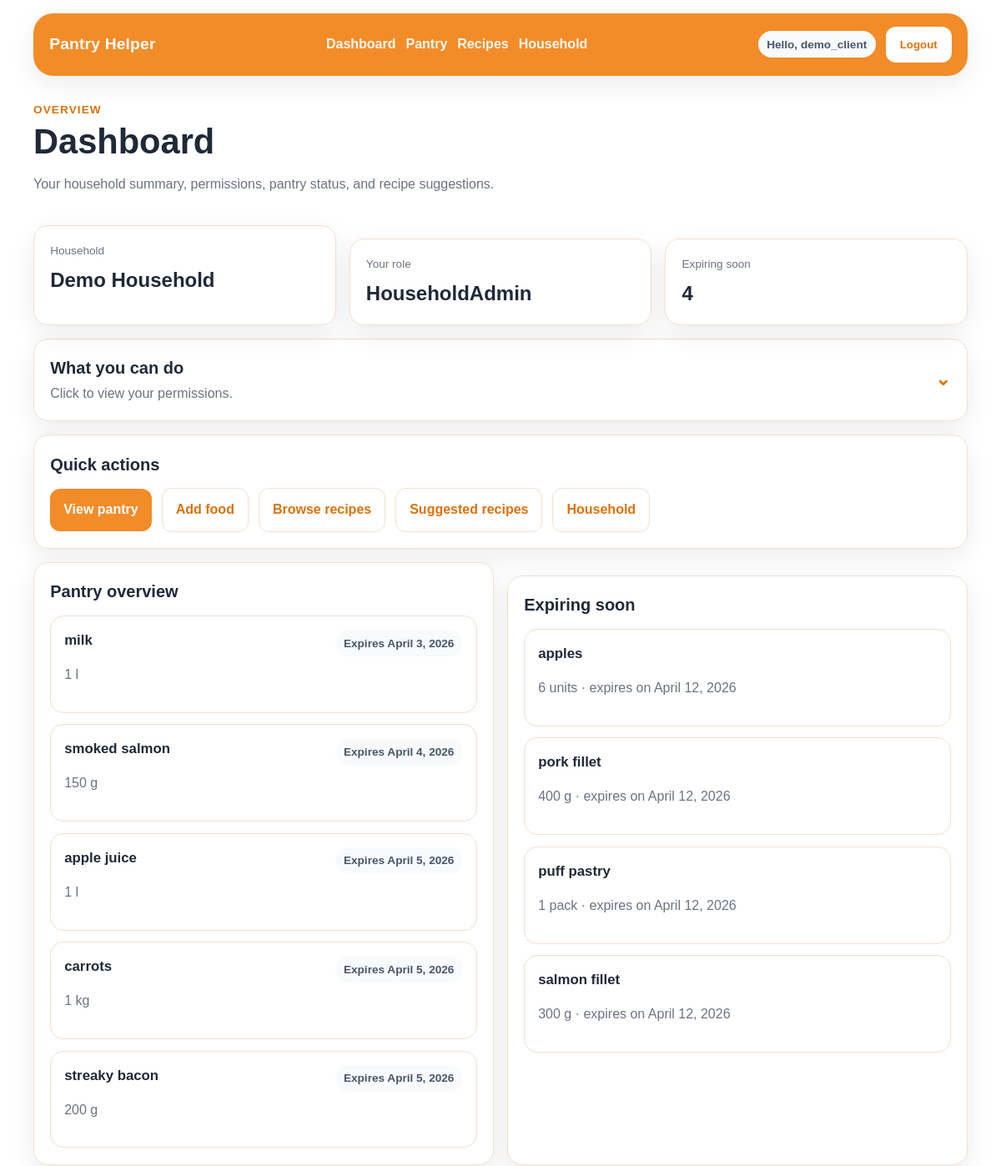
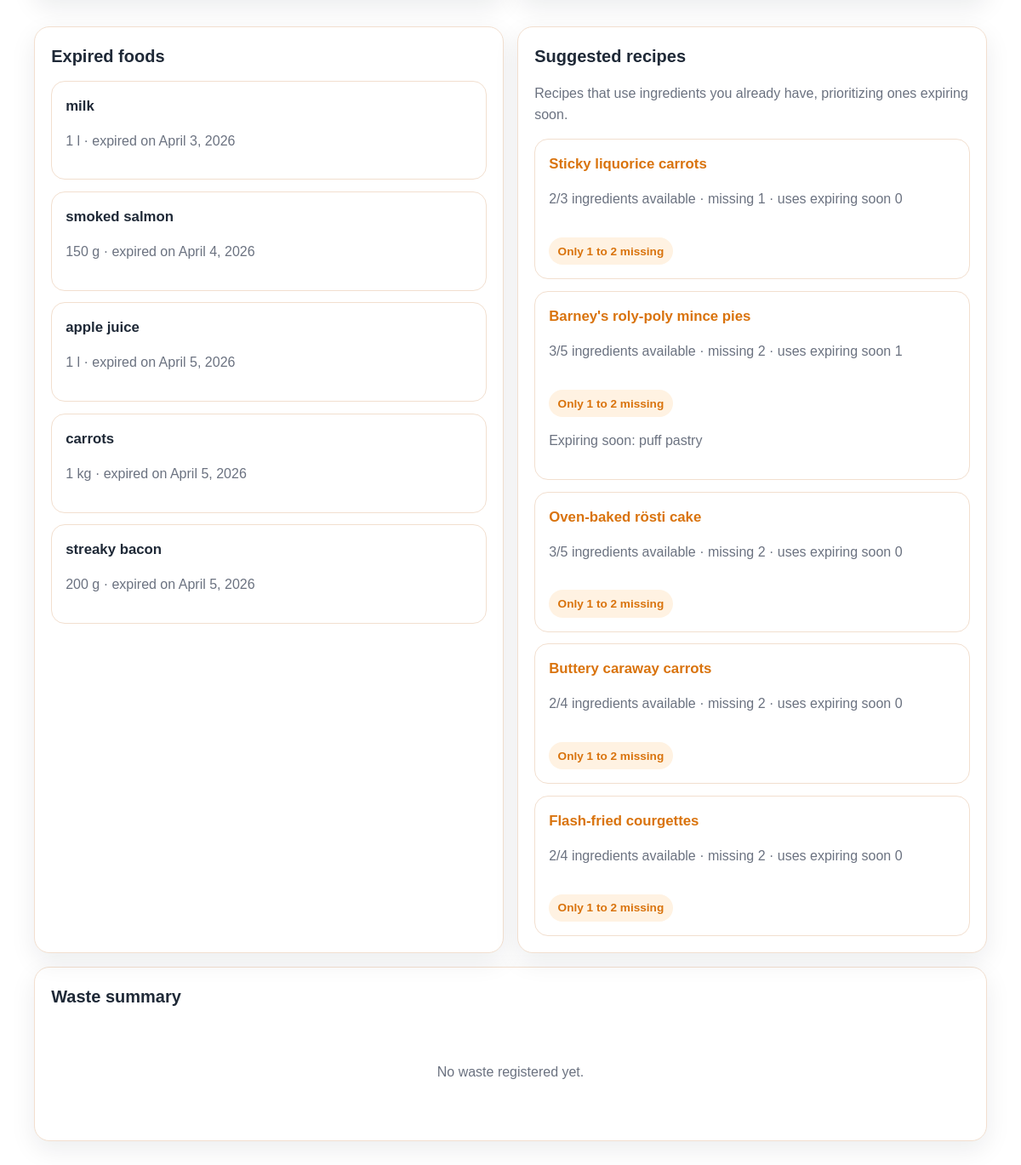
/dashboard/ (signed in), run on an earlier commit of the app's database (2 pictures, top to bottom).
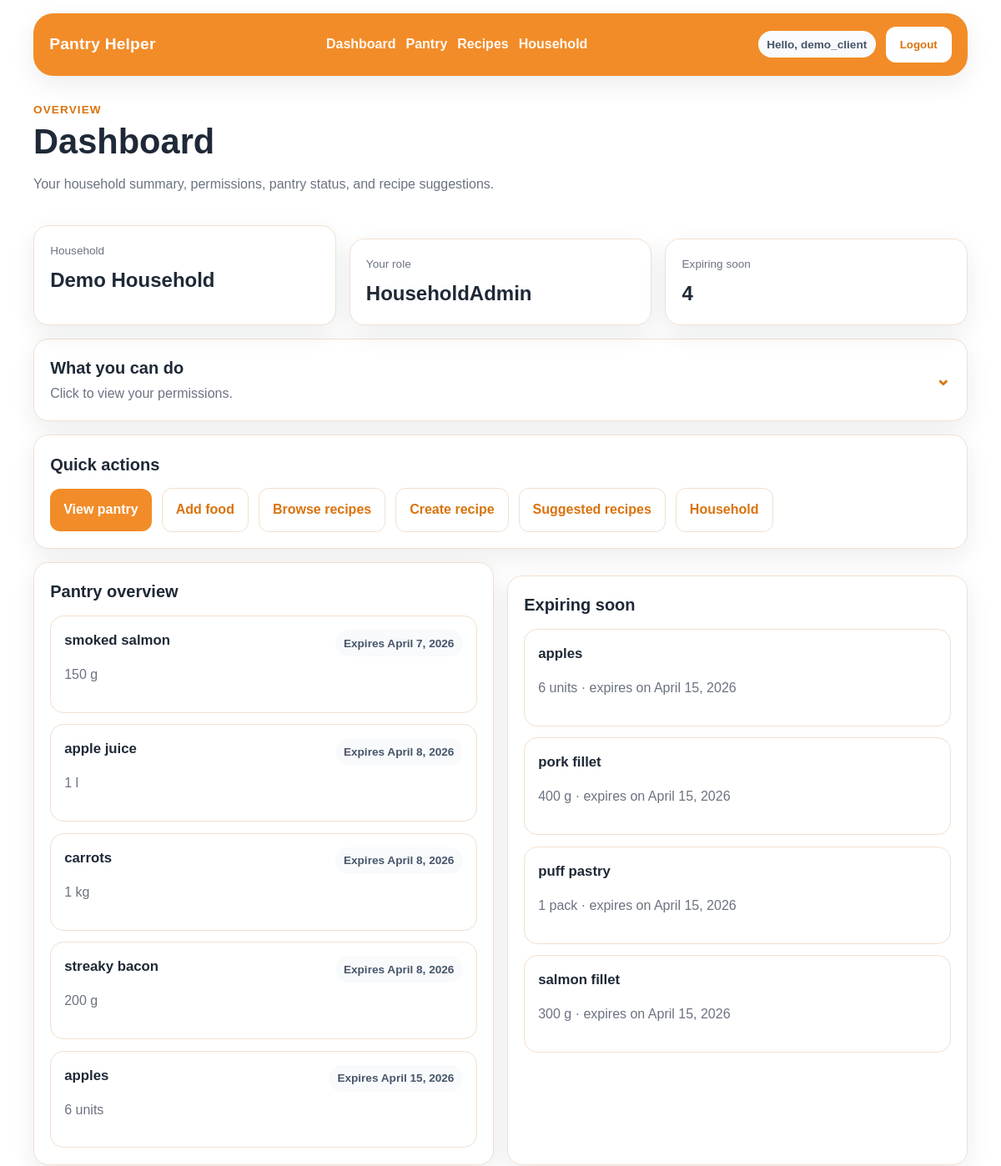
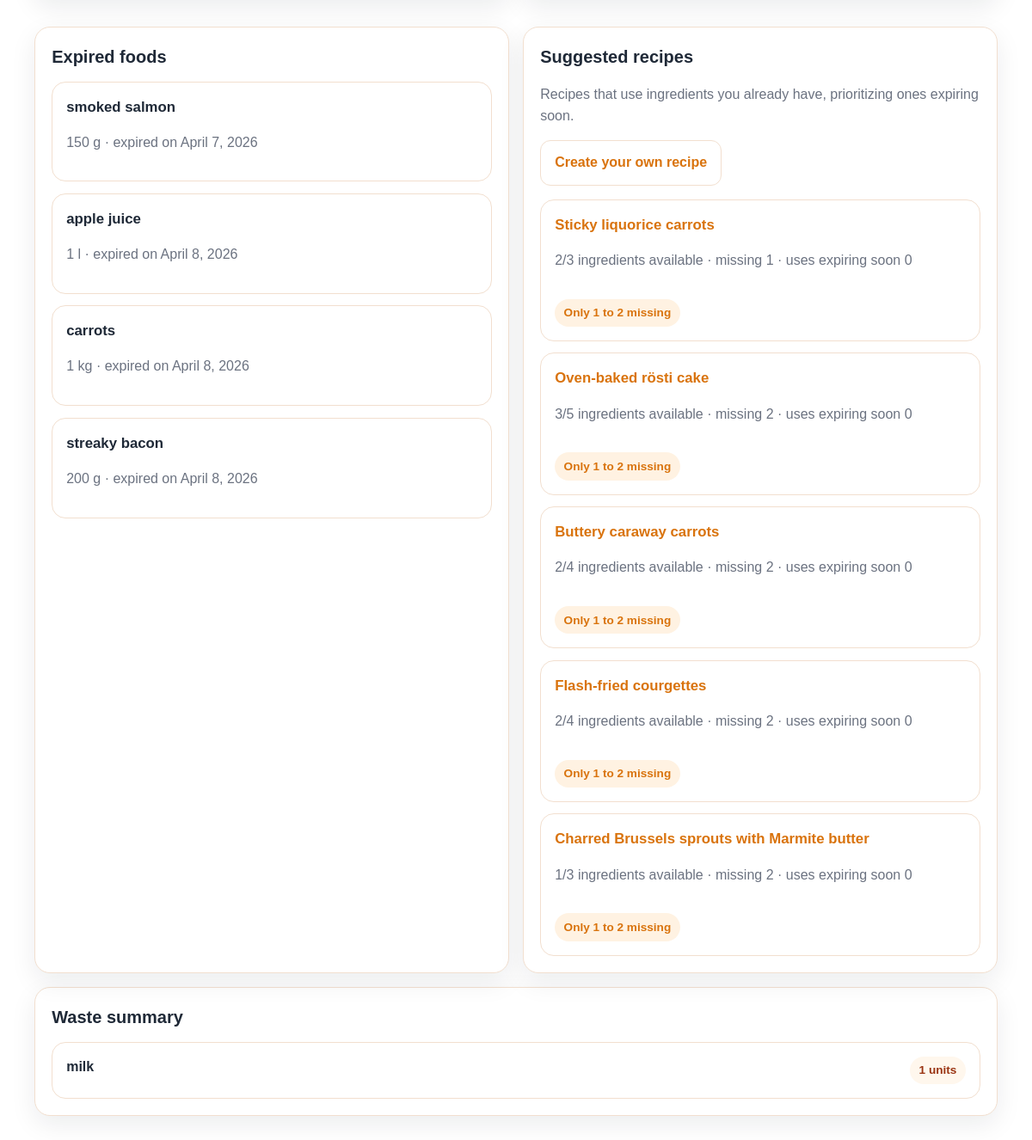
And on a later commit of the database (2 pictures, top to bottom).
### app/models.py (models this page shows, shortened)
class Food(models.Model):
    LOCATION_CHOICES = [
        ('FRIDGE', 'Fridge'),
        ('FREEZER', 'Freezer'),
        ('PANTRY', 'Pantry'),
    ]
    household = models.ForeignKey(
        Household,
        on_delete=models.CASCADE,
        related_name='foods'
    )
    ingredient = models.ForeignKey(
        Ingredient,
        on_delete=models.CASCADE,
        related_name='foods'
    )
    quantity = models.IntegerField(default=0)
    unit = models.CharField(
        max_length=20,
        choices=Unit.choices,
        default=Unit.UNITS,
    )
    location = models.CharField(
        max_length=20,
        choices=LOCATION_CHOICES,
        default='PANTRY')
    expiry_date = models.DateField(null=True, blank=True)
    notes = models.TextField(blank=True)
    added_by = models.ForeignKey(
        User,
        on_delete=models.SET_NULL,
        null=True,
        blank=True,
        related_name='added_foods'
    )
    class Meta:
        ordering = ['expiry_date', 'ingredient__name']
        permissions = [
            ('mark_food_consumed', 'Can mark a food item as consumed'),
            ('mark_food_wasted', 'Can mark a food item as wasted'),
        ]

class Ingredient(models.Model):
    name = models.CharField(max_length=120)
    category = models.ForeignKey(
        Category,
        on_delete=models.SET_NULL,
        null=True,
        blank=True,
        related_name='ingredients'
    )
    class Meta:
        ordering = ['name']

class Recipe(models.Model):
    household = models.ForeignKey(
        Household,
        on_delete=models.CASCADE,
        related_name='recipes',
        null=True,
        blank=True
    )
    created_by = models.ForeignKey(
        User,
        on_delete=models.SET_NULL,
        null=True,
        blank=True,
        related_name='created_recipes'
    )
    name = models.CharField(max_length=200)
    author = models.CharField(max_length=120, blank=True)
    source_url = models.URLField(blank=True)
    source_site = models.CharField(max_length=100, blank=True)
    is_preloaded = models.BooleanField(default=False)
    ingredients = models.ManyToManyField(
        Ingredient,
        through='RecipeIngredient',
        related_name='recipes'
    )
    class Meta:
        ordering = ['name']
        permissions = [
            ('view_suggested_recipes', 'Can view suggested recipes'),
        ]

### app/views.py (the view)
# urls.py: path('dashboard/', views.dashboard, name='dashboard'),
@login_required
def dashboard(request):
    membership = get_membership(request.user)
    role = get_user_role(request.user)
    foods = []
    expiring_foods = []
    expired_foods = []
    recipe_suggestions = []
    top_wasted_ingredients = []
    if membership:
        today = timezone.localdate()
        expiring_limit = today + timedelta(days=7)
        foods = _ordered_foods_queryset(
            Food.objects.filter(
                household=membership.household,
                quantity__gte=1,
            ).select_related('ingredient')
        )[:5]
        expiring_foods = (
            Food.objects.filter(
                household=membership.household,
                quantity__gte=1,
                expiry_date__isnull=False,
                expiry_date__gte=today,
                expiry_date__lte=expiring_limit,
            )
            .select_related('ingredient')
            .order_by('expiry_date', 'ingredient__name')[:5]
        )
        expired_foods = (
            Food.objects.filter(
                household=membership.household,
                quantity__gte=1,
                expiry_date__isnull=False,
                expiry_date__lt=today,
            )
            .select_related('ingredient')
            .order_by('expiry_date', 'ingredient__name')[:5]
        )
        recipe_suggestions = _build_recipe_suggestions(
            membership.household,
            limit=5,
            dashboard_priority=True,
        )
        if request.user.has_perm('app.view_wastelog'):
            top_wasted_ingredients = (
                WasteLog.objects.filter(household=membership.household)
                .values('ingredient__name', 'unit')
                .annotate(total_wasted=Sum('quantity'))
                .order_by('-total_wasted', 'ingredient__name', 'unit')[:5]
            )
    tparams = {
        'membership': membership,
        'role': role,
        'foods': foods,
        'expiring_foods': expiring_foods,
        'expired_foods': expired_foods,
        'recipe_suggestions': recipe_suggestions,
        'top_wasted_ingredients': top_wasted_ingredients,
    }
    return render(request, 'app/dashboard.html', tparams)

### app/utils.py (called while the page is built)
def get_user_role(user):
    if not user.is_authenticated:
        return None
    group = user.groups.filter(name__in=ROLE_GROUPS).first()
    return group.name if group else None

def get_membership(user):
    return getattr(user, 'household_member', None)

### app/views.py (called while the page is built)
def _get_available_foods_for_household(household):
    return Food.objects.select_related('ingredient').filter(
        household=household,
        quantity__gte=1,
    )

def _ordered_foods_queryset(queryset):
    return queryset.annotate(
        expiry_sort_bucket=Case(
            When(expiry_date__isnull=True, then=Value(1)),
            default=Value(0),
            output_field=IntegerField(),
        )
    ).order_by('expiry_sort_bucket', 'expiry_date', 'ingredient__name')

### app/templates/app/dashboard.html (shortened to what the changed rows need)
{% extends "base.html" %}
{% block content %}
<div class="page-header">
    <div>
        <h1>Dashboard</h1>
    </div>
</div>
{% if role %}
    <details class="card collapsible-card" style="margin-top: 1rem;">
        <summary class="collapsible-summary">
            <div>
                <h2>What you can do</h2>
            </div>
        </summary>
    </details>
{% endif %}
<section class="card" style="margin-top: 1rem;">
    <h2>Quick actions</h2>
    <div class="page-actions">
        {% if perms.app.view_food %}
            <a href="{% url 'app:food_list' %}" class="btn">View pantry</a>
        {% endif %}
        {% if perms.app.add_food %}
            <a href="{% url 'app:food_new' %}" class="btn btn-secondary">Add food</a>
        {% endif %}
        {% if perms.app.view_recipe %}
            <a href="{% url 'app:recipe_list' %}" class="btn btn-secondary">Browse recipes</a>
        {% endif %}
        {% if perms.app.add_recipe %}
            <a href="{% url 'app:recipe_new' %}" class="btn btn-secondary">Create recipe</a>
        {% endif %}
        {% if perms.app.view_suggested_recipes %}
            <a href="{% url 'app:suggested_recipes' %}" class="btn btn-secondary">Suggested recipes</a>
        {% endif %}
        {% if perms.app.change_household or perms.app.manage_household_members or not membership %}
            <a href="{% url 'app:household_manage' %}" class="btn btn-secondary">Household</a>
        {% endif %}
    </div>
</section>
<div class="dashboard-grid" style="margin-top: 1rem;">
    <section class="card">
        <h2>Pantry overview</h2>
        <div class="list-stack">
            {% for food in foods %}
                <div class="list-row">
                    <div class="list-row-head">
                        <div>
                            <h3>{{ food.ingredient.name }}</h3>
                            <p class="muted">{{ food.quantity }} {{ food.unit }}</p>
                        </div>
                        <span class="tag tag-muted">
                            {% if food.expiry_date %}
                                Expires {{ food.expiry_date }}
                            {% else %}
                                No date
                            {% endif %}
                        </span>
                    </div>
                </div>
            {% empty %}
                <div class="empty-state">
                    <p class="muted">No foods yet.</p>
                </div>
            {% endfor %}
        </div>
    </section>
    <section class="card">
        <h2>Expiring soon</h2>
        <div class="list-stack">
            {% for food in expiring_foods %}
                <div class="list-row">
                    <h3>{{ food.ingredient.name }}</h3>
                    <p class="muted">{{ food.quantity }} {{ food.unit }} · expires on {{ food.expiry_date }}</p>
                </div>
            {% empty %}
                <div class="empty-state">
                    <p class="muted">No foods are expiring in the next 7 days.</p>
                </div>
            {% endfor %}
        </div>
    </section>
    <section class="card">
        <h2>Expired foods</h2>
        <div class="list-stack">
            {% for food in expired_foods %}
                <div class="list-row">
                    <h3>{{ food.ingredient.name }}</h3>
                    <p class="muted">{{ food.quantity }} {{ food.unit }} · expired on {{ food.expiry_date }}</p>
                </div>
            {% empty %}
                <div class="empty-state">
                    <p class="muted">No expired foods.</p>
                </div>
            {% endfor %}
        </div>
    </section>
    {% if perms.app.view_suggested_recipes %}
        <section class="card">
            <h2>Suggested recipes</h2>
            {% if perms.app.add_recipe %}
                <div class="page-actions" style="margin-bottom: 1rem;">
                    <a href="{% url 'app:recipe_new' %}" class="btn btn-secondary">Create your own recipe</a>
                </div>
            {% endif %}
            <div class="list-stack">
                {% for item in recipe_suggestions %}
                    <div class="list-row">
                        <div class="list-row-head">
                            <div>
                                <h3>
                                    <a href="{% url 'app:recipe_detail' item.recipe.id %}">{{ item.recipe.name }}</a>
                                </h3>
                                <p class="muted">
                                    {{ item.matched_count }}/{{ item.total_count }} ingredients available ·
                                    missing {{ item.missing_count }} ·
                                    uses expiring soon {{ item.expiring_match_count }}
                                </p>
                            </div>
                            <div class="tag-row">
                                {% if item.can_make_now %}
                                    <span class="tag tag-success">You can make this now</span>
                                {% elif item.almost_make_now %}
                                    <span class="tag">Only 1 to 2 missing</span>
                                {% endif %}
                            </div>
                        </div>
                        {% if item.expiring_ingredients %}
                            <p class="helper-text">Expiring soon: {{ item.expiring_ingredients|join:", " }}</p>
                        {% endif %}
                    </div>
                {% empty %}
                    <div class="empty-state">
                        <p class="muted">No recipe suggestions yet.</p>
                    </div>
                {% endfor %}
            </div>
        </section>
    {% endif %}
</div>
{% if perms.app.view_wastelog %}
    <section class="card" style="margin-top: 1rem;">
        <h2>Waste summary</h2>
        <div class="list-stack">
        {% for item in top_wasted_ingredients %}
            <div class="list-row">
                <div class="list-row-head">
                    <strong>{{ item.ingredient__name }}</strong>
                    <span class="tag tag-warning">{{ item.total_wasted }} {{ item.unit }}</span>
                </div>
            </div>
        {% empty %}
            <div class="empty-state">
                <p class="muted">No waste registered yet.</p>
            </div>
        {% endfor %}
    </div>
</section>
{% endif %}
{% endblock %}

What changed in the data, as far as the page shows it:
removed Food: ingredient.name "milk", quantity "1", unit "l", expiry_date "April 3, 2026"
no longer on this page (row unchanged): Recipe: recipe.name "Barney's roly-poly mince pies", matched_count "3", total_count "5", missing_count "2", expiring_match_count "1", expiring_ingredients "puff pastry"
changed Food "smoked salmon": expiry_date "April 4, 2026" → "April 7, 2026"
changed Food "apple juice": expiry_date "April 5, 2026" → "April 8, 2026"
changed Food "kg": expiry_date "April 5, 2026" → "April 8, 2026"
changed Food "streaky bacon": expiry_date "April 5, 2026" → "April 8, 2026"
now on one of the page's lists (row edited): Food: ingredient.name "apples", quantity "6", unit "units", expiry_date "April 15, 2026"
changed Food "units": expiry_date "April 12, 2026" → "April 15, 2026"
changed Food "pork fillet": expiry_date "April 12, 2026" → "April 15, 2026"
changed Food "pack": expiry_date "April 12, 2026" → "April 15, 2026"
changed Food "salmon fillet": expiry_date "April 12, 2026" → "April 15, 2026"
now on this page (row unchanged): Recipe: recipe.name "Charred Brussels sprouts with Marmite butter", matched_count "1", total_count "3", missing_count "2", expiring_match_count "0"
Also different on the page:
text no longer shown: "No waste registered yet."
text now shown: "Create recipe Create your own recipe"
new list line: "milk 1 units"
